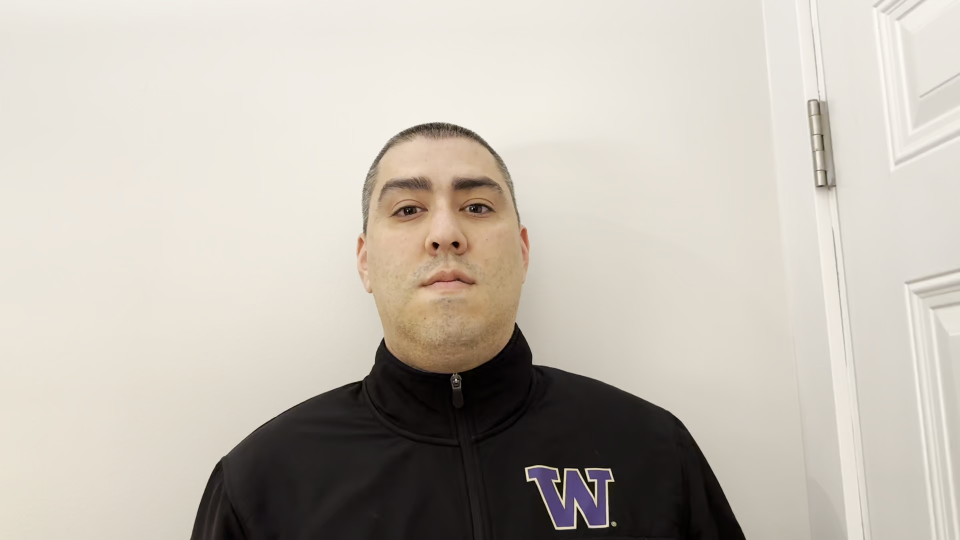
%> input picture HW_7_Term_Project/Sample_Face.png, 1920 x 1080 px (shown at 1/2 size)
$ octave draft.m   (GNU Octave 9; MATLAB toolbox functions it lacks are replaced by stand-ins)
%> lines starting %> are read from the running program, lines starting %| are printed output that depends on the picture
close all
clear all;
clc;

% Code will be available at
% https://github.com/fede3alvarez/ECE510_Biometrics
% Homework 7 - Face Recognition


%---------------------------------------
%  Video Selection and clean-up
%---------------------------------------

% Videos
 Available_videos = ["Video_00.MOV"];

% video_to_process = Available_videos(4,:)
% raw_video = VideoReader(video_to_process);
% firstFrame = read(raw_video,1);

% Note:
% Due to codecs issue in matlab, and matlab been a very sub-optimal tool,
% the developer had issue with the VideoReader tool (per internet forums
% the only fix is a OS update...). This issue is still present since 2017
% and even with matlab having a hefty price tag...
%
% To mitigate this issue, the developer manually decompose the video into
% frames, which will be used for this assigment.


%---------------------------------------
%  Read video frames
%---------------------------------------
image = "Sample_Face.png";


% Note:
% In reality Video_00 = 1074 frames & Video_00 = 1054
num_of_frames = 1074;

%---------------------------------------
%  Global
%---------------------------------------

% Create a cascade detector object.
faceDetector = vision.CascadeObjectDetector();


%---------------------------------------
%  Iterate frame per frame
%---------------------------------------


[frame_Im, frame_Map] = imread(image);
%> frame_Im is the input picture: size 1080x1920x3 uint16; mean R, G, B 45328, 43769, 41581.6
%> frame_Map = []
frame_Im_gray = rgb2gray(frame_Im);
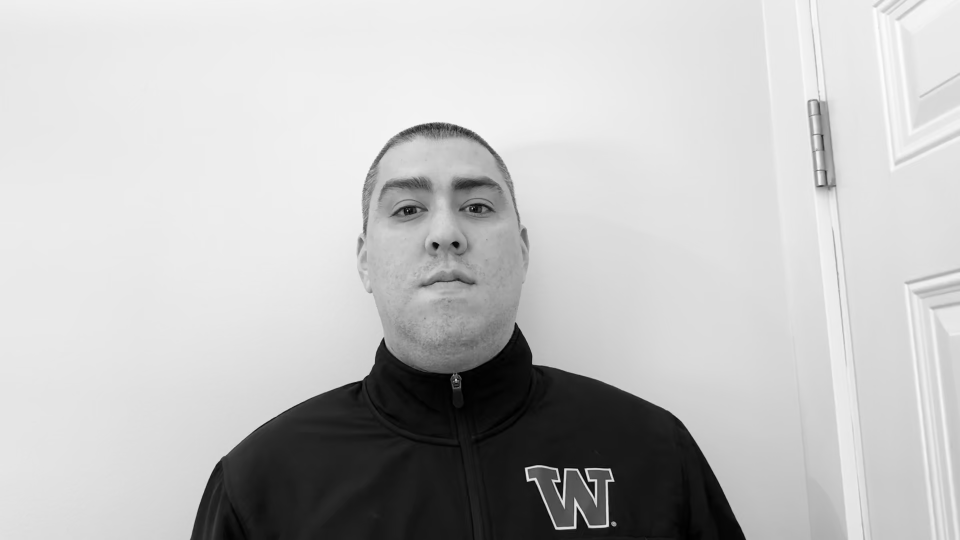
%> frame_Im_gray: size 1080x1920 uint16 (shown at 1/2 size); min 0, max 58211, mean 43985.6; drawn with min black and max white
frame_Im_raw = frame_Im;


%---------------------------------------
%  Locate head
%---------------------------------------

% To locate a face, the following example is used as a model:
% https://www.mathworks.com/help/vision/ug/face-detection-and-tracking-using-the-klt-algorithm.html

% Detect the face
face_box = step(faceDetector, frame_Im);
%> face_box = [693 256 392 392]

% Add face box to the image
frame_Im = insertShape(frame_Im, "rectangle", face_box);
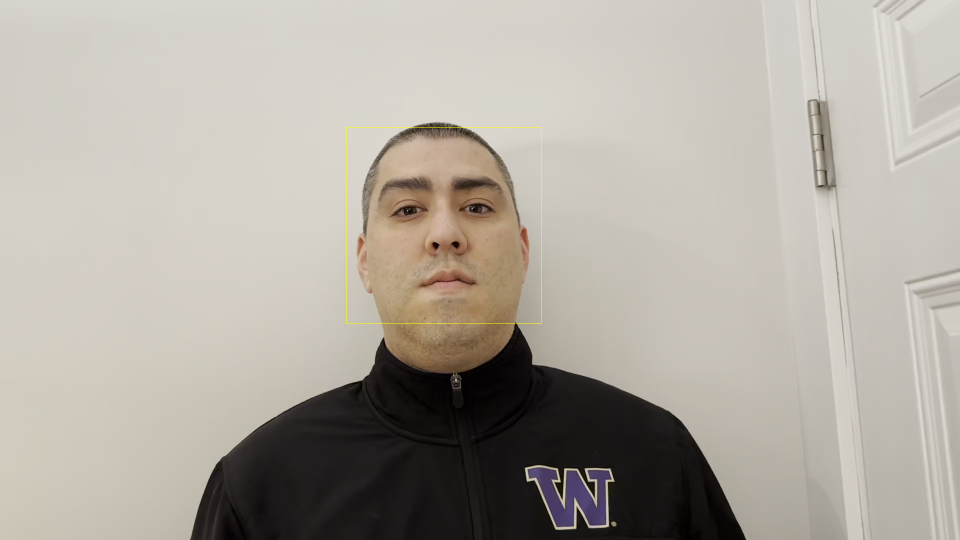
%> frame_Im: size 1080x1920x3 uint16 (shown at 1/2 size); mean R, G, B 45340.8, 43783.5, 41549.3; drawn with min black and max white


%---------------------------------------
%  Plot
%---------------------------------------

% Plot Image
%f = figure('visible','off');
f = figure
imshow(frame_Im)
hold on
